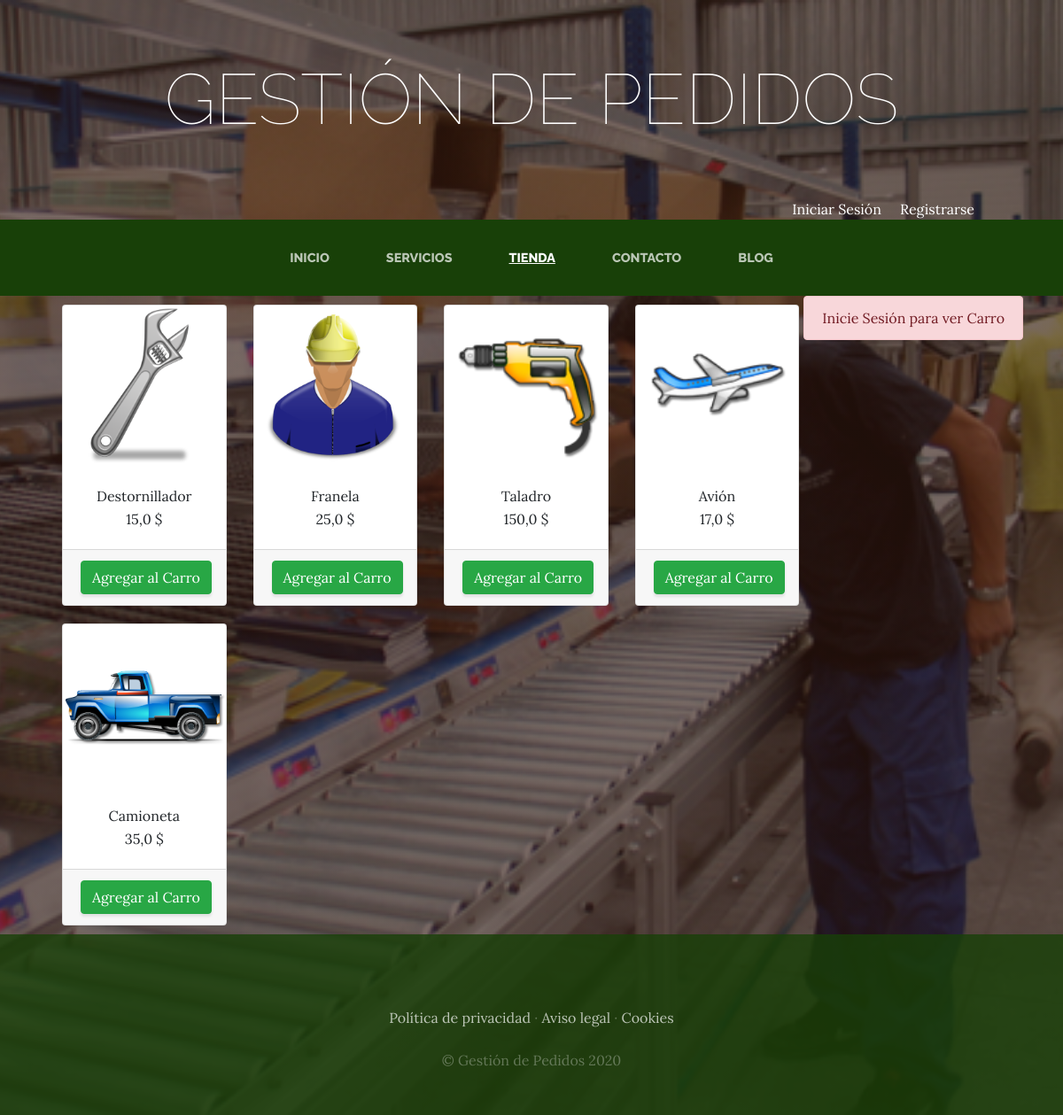
The app's page /tienda/ with its own data.
### tienda/models.py (models this page shows)
class Producto(models.Model):
    nombre = models.CharField(max_length=50)
    categorias = models.ForeignKey(CategoriaProd, on_delete=models.CASCADE)
    imagen = models.ImageField(upload_to="tienda", null=True, blank=True)
    precio = models.FloatField()
    disponibilidad = models.BooleanField(default=True)
    created = models.DateTimeField(auto_now_add=True)
    update = models.DateTimeField(auto_now_add=True)
    class Meta:
        verbose_name = "Producto"
        verbose_name_plural = "Productos"

### tienda/views.py (the view)
# urls.py: path('tienda/', include('tienda.urls')),
def tienda(request):
    productos = Producto.objects.all()
    return render(request, "tienda/tienda.html", {"productos":productos})

### carro/context_processor.py (called while the page is built)
def importe_total_carro(request):
    total=0
    if request.user.is_authenticated:
        for key, value in request.session["carro"].items():
            total=total+float(value["precio"])
    else:
        total = "Debe Iniciar Sesión o Registrase"
    return {"importe_total_carro":total}

### tienda/templates/tienda/tienda.html
{% extends "ProyectoWebApp/base.html" %}
{% load static %}
{% block content %}
<div class="container">
    <div style="float: right;">
        {% if request.user.is_authenticated %}
            {% include "carro/widget.html" %}
        {% else %}
            <div class="alert alert-danger text-center">Inicie Sesión para ver Carro</div>
        {% endif %}
    </div>
    <div class="row">
{% for producto in productos %}
    <div class="col-md-3">
        <div class="card" style="width: 100%; margin: 10px 10px;">
            <img src="{{producto.imagen.url}}" class="card-img-top">
                <div class="card-body" style="text-align: center;">
                <h7 class="card-title">{{producto.nombre}}</h7>
                <p class="card-text">{{producto.precio}}&nbsp;$</p>
                </div>
                    <div class="card-footer text-center">
                        <a href="{% url 'carro:agregar' producto.id %}" class="btn btn-success">Agregar al Carro</a>
                    </div>
        </div>
    </div>
{% endfor %}
    </div>
</div>
{% endblock %}

### ProyectoWebApp/static/ProyectoWebApp/css/gestion.css (style rules this page uses)
body { font-family: 'Lora'; background: linear-gradient(rgba(47, 23, 15, 0.65), rgba(47, 23, 15, 0.65)), url("../img/bg_main.jpg"); background-attachment: fixed; background-position: center; background-size: cover; }
p { line-height: 1.75; }
.btn { box-shadow: 0px 3px 3px 0px rgba(33, 37, 41, 0.1); }

### records on screen
Producto: imagen (picture), nombre "Destornillador", precio "15,0"
Producto: imagen (picture), nombre "Franela", precio "25,0"
Producto: imagen (picture), nombre "Taladro", precio "150,0"
Producto: imagen (picture), nombre "Avión", precio "17,0"
Producto: imagen (picture), nombre "Camioneta", precio "35,0"
